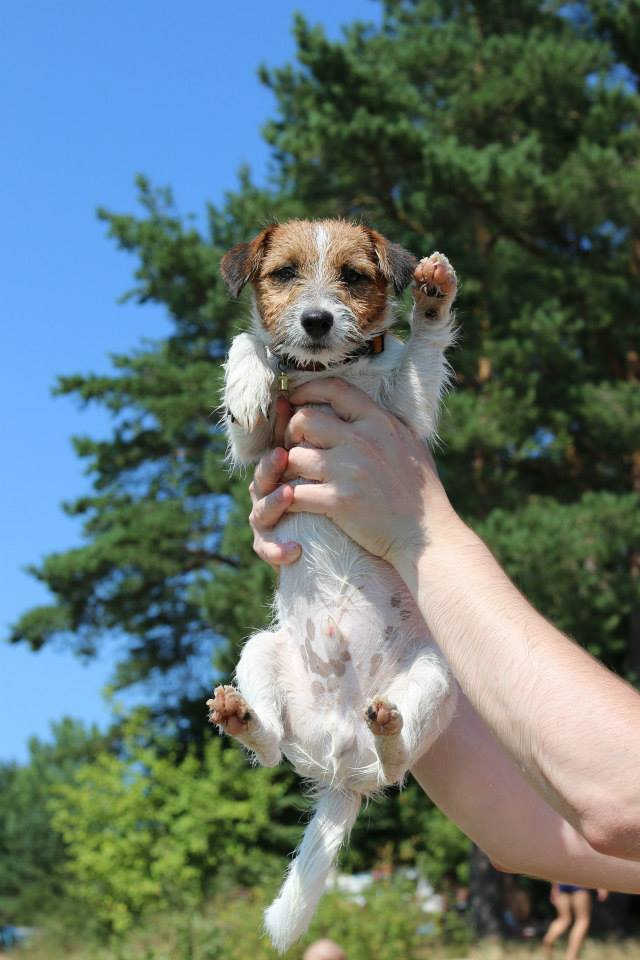
#> input picture 3 year, 1 semester/Computer Graphics & Computer Vision/Labs/im.jpg, 640 x 960 px
$ python 'lab 13 1.py'
#> lines starting #> are read from the running program, lines starting #| are printed output that depends on the picture; after the words box and inside, x2 and y2 are one past the last pixel; in counts of white or black regions, pixels touching at a corner belong together
# -*- coding: utf-8 -*-
"""
Created on Wed Nov 28 23:30:51 2018

@author: User
"""

import cv2 as cv
import numpy as np
from matplotlib import pyplot as plt

fn = 'im.jpg'
image = cv.imread(fn, 0)
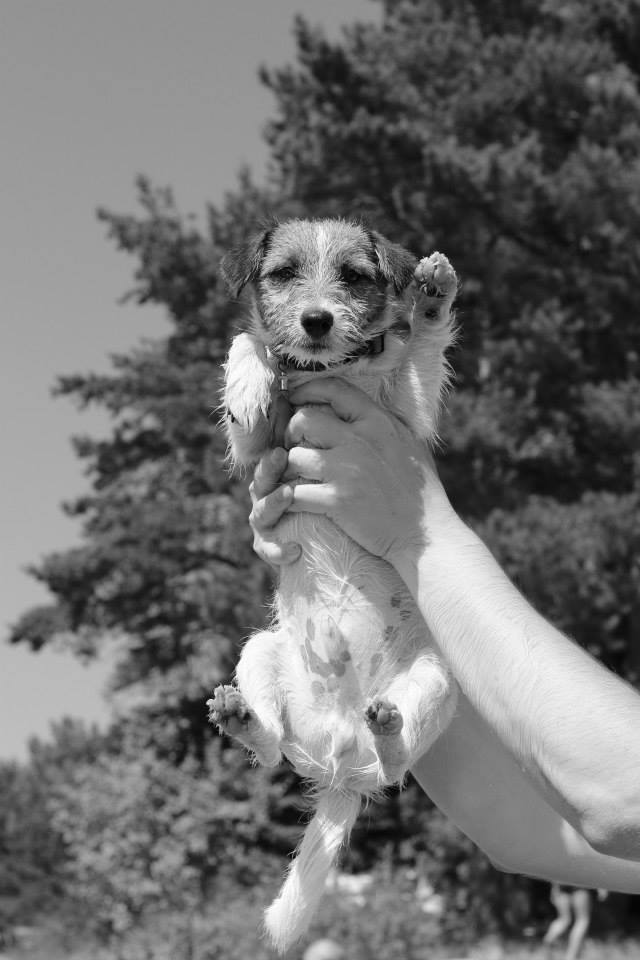
#> image: shape (960, 640); min 0, max 255, mean 112.7

th2 = cv.adaptiveThreshold(image,255,cv.ADAPTIVE_THRESH_MEAN_C, cv.THRESH_BINARY,9,2)
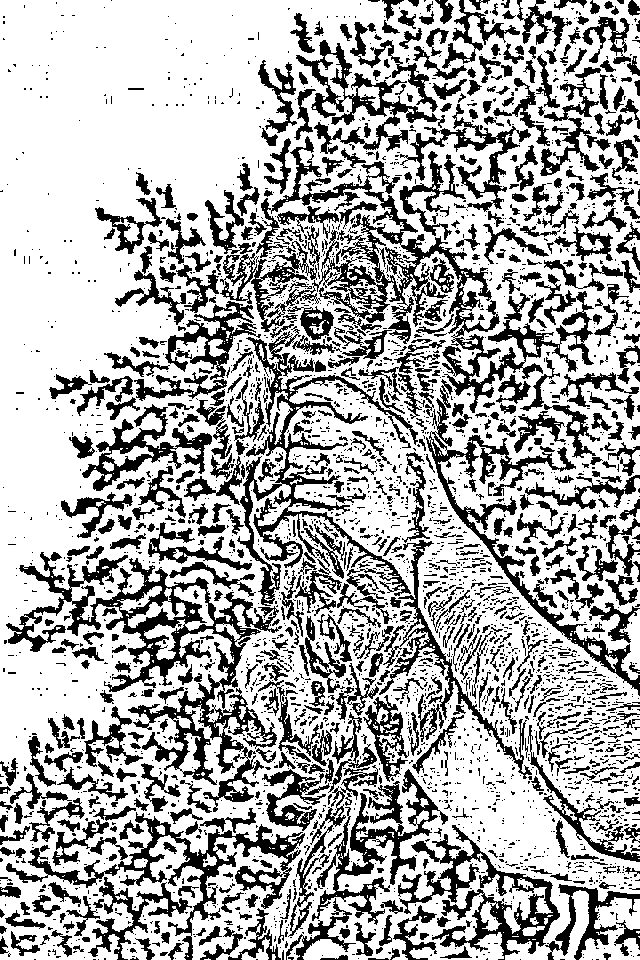
#> th2: shape (960, 640); 68.5% white; 3128 black regions (2405 under 20 px), largest, box (x1, y1, x2, y2) and area: (220, 136, 594, 413) 16055, (6, 552, 282, 812) 14496, (237, 326, 418, 606) 8367
th3 = cv.adaptiveThreshold(image,255,cv.ADAPTIVE_THRESH_GAUSSIAN_C, cv.THRESH_BINARY,9,2)
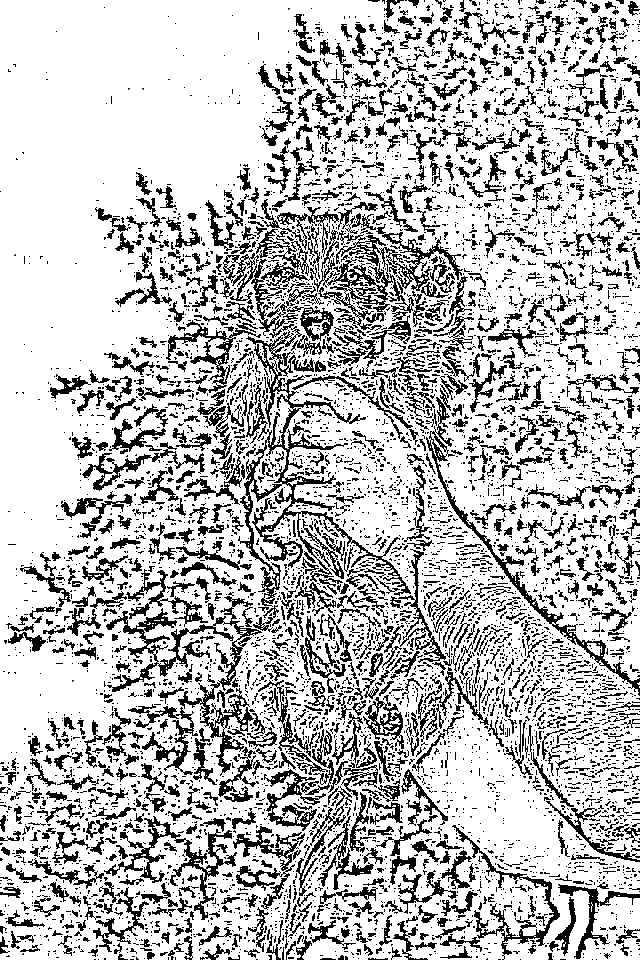
#> th3: shape (960, 640); 75.5% white; black in thin lines or dots

image = cv.cvtColor(image, cv.COLOR_GRAY2RGB)
#> image: shape (960, 640, 3)

fig=plt.figure(figsize=(500, 1000))
sub = fig.add_subplot(1, 3, 1, aspect='auto')
sub.set_title("ORIGINAL")
plt.imshow(image)

th2 = cv.cvtColor(th2, cv.COLOR_GRAY2RGB)
sub = fig.add_subplot(1, 3, 2, aspect='auto')
sub.set_title("THRESH_MEAN")
plt.imshow(th2)

th3 = cv.cvtColor(th3, cv.COLOR_GRAY2RGB)
#> th3: shape (960, 640, 3); 75.5% white; black in thin lines or dots
sub = fig.add_subplot(1, 3, 3, aspect='auto')
sub.set_title("THRESH_GAUSSIAN")
plt.imshow(th3)

$ run again, with 3 year, 1 semester/Computer Graphics & Computer Vision/Labs/detail.jpg copied over 3 year, 1 semester/Computer Graphics & Computer Vision/Labs/im.jpg
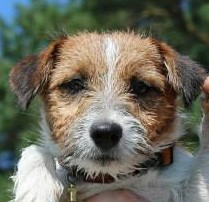
#> input picture 3 year, 1 semester/Computer Graphics & Computer Vision/Labs/detail.jpg, 209 x 202 px
#> `th2 = cv.adaptiveThreshold(image,255,cv.ADAPTIVE_THRESH_MEAN_C, cv.THR..`:
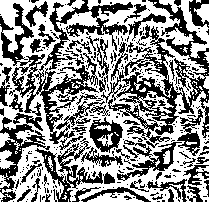
#> th2: shape (202, 209); 55.8% white; 305 black regions (251 under 20 px), largest, box (x1, y1, x2, y2) and area: (0, 0, 133, 150) 4598, (101, 0, 209, 143) 4524, (0, 113, 50, 202) 1309
#> `th3 = cv.adaptiveThreshold(image,255,cv.ADAPTIVE_THRESH_GAUSSIAN_C, cv..`:
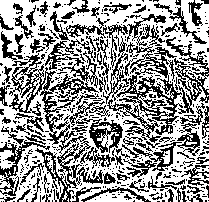
#> th3: shape (202, 209); 59.5% white; black in thin lines or dots

$ run again, with 3 year, 1 semester/Computer Graphics & Computer Vision/Labs/im3.jpg copied over 3 year, 1 semester/Computer Graphics & Computer Vision/Labs/im.jpg
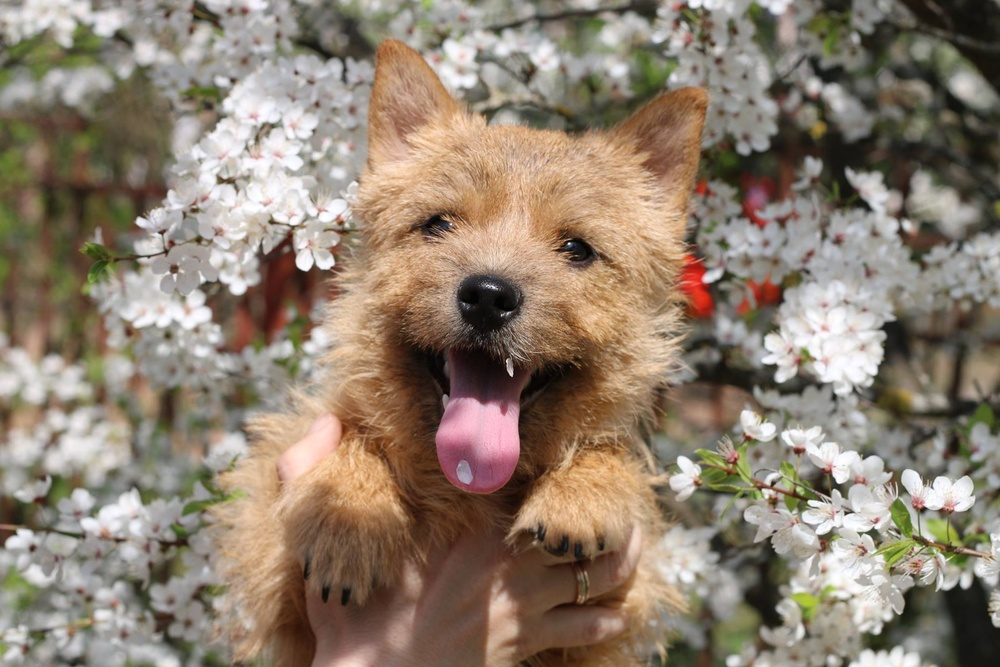
#> input picture 3 year, 1 semester/Computer Graphics & Computer Vision/Labs/im3.jpg, 1000 x 667 px, shrunk from 2048 x 1365 before the run
#> `th2 = cv.adaptiveThreshold(image,255,cv.ADAPTIVE_THRESH_MEAN_C, cv.THR..`:
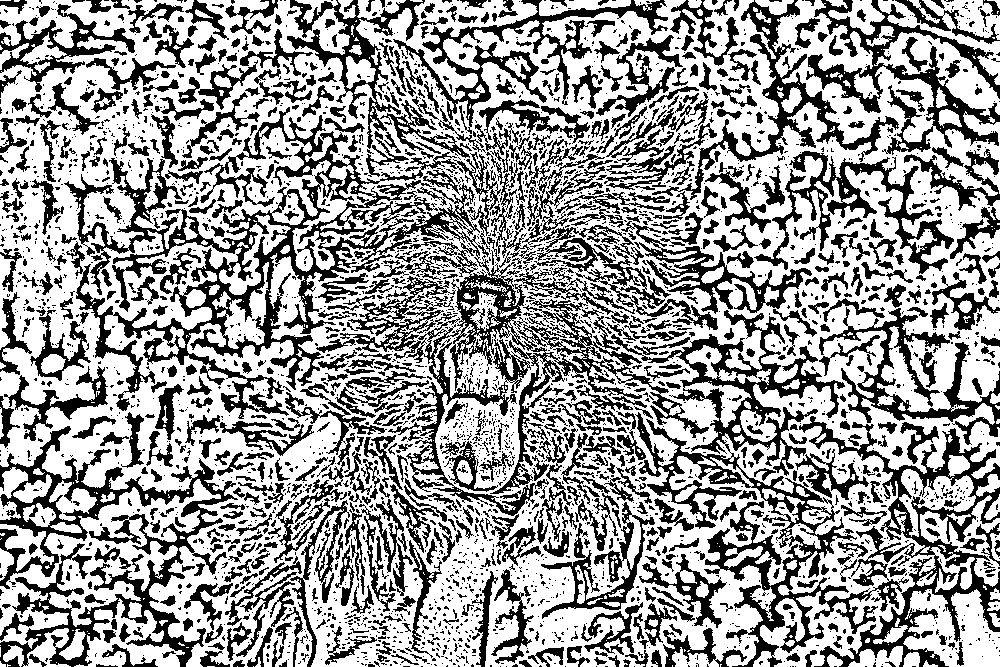
#> th2: shape (667, 1000); 61.6% white; 3242 black regions (2419 under 20 px), largest, box (x1, y1, x2, y2) and area: (64, 107, 709, 516) 42548, (611, 310, 1000, 667) 28455, (0, 426, 238, 667) 14308
#> `th3 = cv.adaptiveThreshold(image,255,cv.ADAPTIVE_THRESH_GAUSSIAN_C, cv..`:
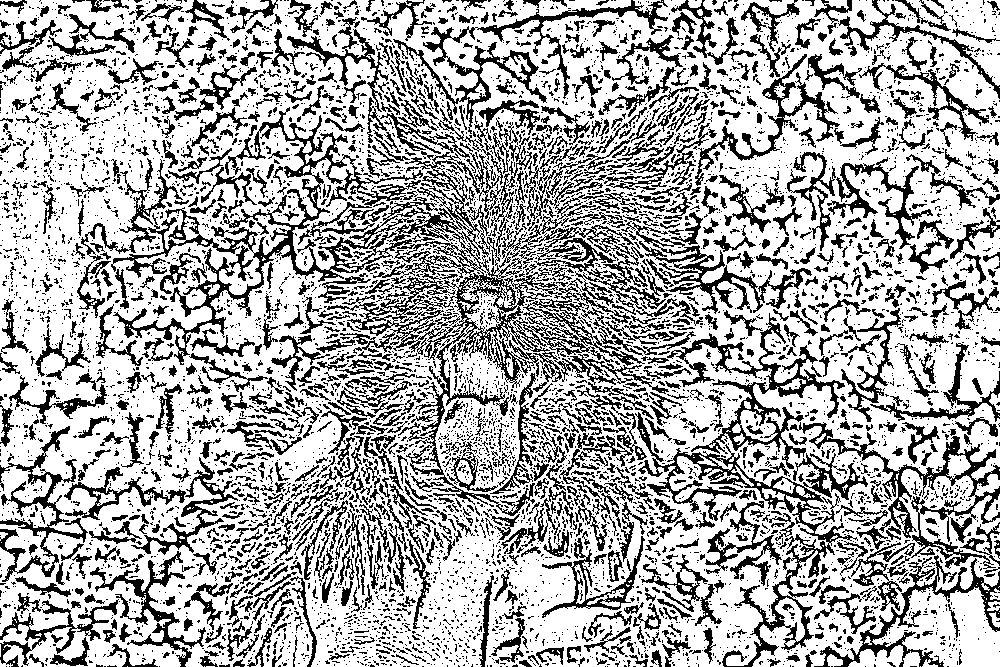
#> th3: shape (667, 1000); 68.3% white; 6356 black regions (5208 under 20 px), largest, box (x1, y1, x2, y2) and area: (111, 107, 669, 516) 26098, (635, 412, 868, 667) 7053, (790, 422, 1000, 569) 4445
